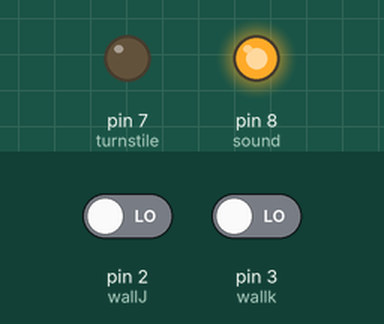
Recording of a sketch running on a simulated Arduino Uno, built with avr-gcc and run on an emulated ATmega328P. Shown: output pins drawn as LEDs (lit = HIGH). Inputs (shaded band) come from the test bench; at power-on: pin 2 (wallJ) LOW, pin 3 (wallk) LOW. What the sketch prints to the serial monitor is not drawn.

Above: at 4.2 s.
4.3 s: pin 2 (wallJ) driven HIGH and pin 3 (wallk) driven HIGH
At 4.8 s:
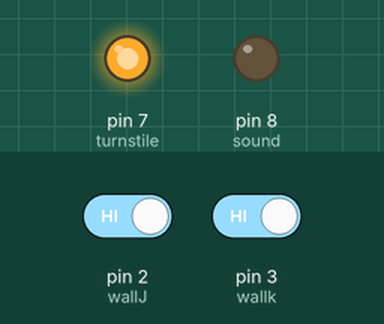
Timing chart, 0 to 7.3 s (numbered marks = the images above; inputs shaded):
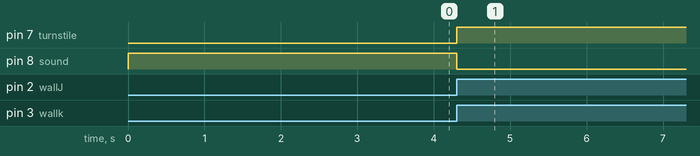

Measured:
- after the input at 4.3 s, pin 7 (turnstile): LOW → HIGH at once; pin 8 (sound): HIGH → LOW at once

The sketch:

Passage_Turnstile_Controller.ino
```cpp
/******************************************
  Title: Passage Turnstile Controller
  Studio: Wakaka KocmocA & 0escape
  Author: By iLYuSha Wakaka KocmocA
  2016/08/20
*******************************************/
/* Input */
const int wallJ = 2;
const int wallk = 3;
/* Output */
const int turnstile = 7; // 旋轉門陽極鎖
const int sound = 8; // 音效

/* Variable */
int valueWallJ = 0;
int valueWallK = 0;

void setup() {
  Serial.begin(9600);
  pinMode(wallJ,INPUT);
  pinMode(wallk,INPUT);
  pinMode(turnstile,OUTPUT);
  pinMode(sound,OUTPUT);
  digitalWrite(turnstile,LOW);
  digitalWrite(sound,HIGH);
  Serial.println("Passage Turnstile Controller 2016/08/20 iLYuSha Wakaka KocmocA");
  delay(3000);
}
void loop() {

  valueWallJ = digitalRead(wallJ);
  valueWallK = digitalRead(wallk);

  if(valueWallJ == 1 && valueWallK == 1)
  {
    digitalWrite(turnstile,HIGH);
    digitalWrite(sound,LOW);
  }
}
```
